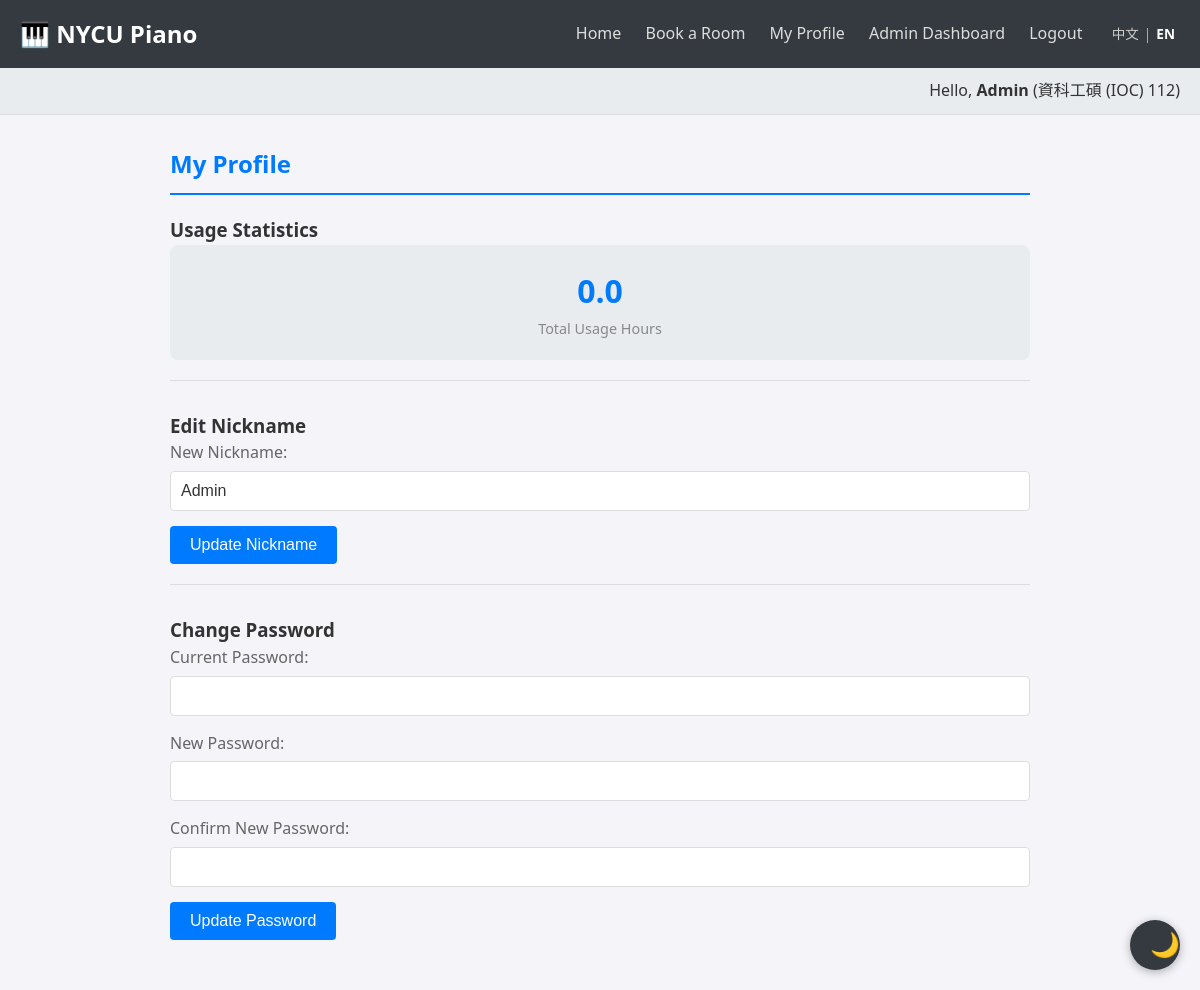
The page /profile.php?lang=en (signed in) on the database its author committed.
### tables this page shows
CREATE TABLE IF NOT EXISTS users (
    id INT AUTO_INCREMENT PRIMARY KEY,
    student_id VARCHAR(50) NOT NULL UNIQUE,
    password VARCHAR(255) NOT NULL,
    real_name VARCHAR(100) NOT NULL,
    nickname VARCHAR(100),
    department VARCHAR(100),
    grade VARCHAR(20),
    role ENUM('admin', 'member') DEFAULT 'member',
    total_usage_hours FLOAT DEFAULT 0,
    status ENUM('active', 'banned') DEFAULT 'active',
    FOREIGN KEY (student_id) REFERENCES allowed_student_ids(student_id) ON DELETE CASCADE
);

### lang.php (called while the page is built, shortened)
<?php
$currentLang = $_SESSION['lang'];
function __($key) {
    global $translations, $currentLang;
    return isset($translations[$currentLang][$key]) ? $translations[$currentLang][$key] : $key;
}
?>

### profile.php (the view, shortened to what this page needs)
<?php
require 'db_connect.php';
require 'lang.php';
$stmt = $pdo->prepare("SELECT * FROM users WHERE id = ?");
$stmt->execute([$_SESSION['user_id']]);
$user = $stmt->fetch();
include 'header.php';
?>
<div class="container">
    <h2 class="section-title"><?php echo __('my_profile'); ?></h2>
    <div class="profile-section">
        <h3><?php echo __('usage_stats'); ?></h3>
        <div class="stat-box">
            <div class="stat-value"><?php echo number_format($user['total_usage_hours'], 1); ?></div>
            <div class="stat-label"><?php echo __('total_hours'); ?></div>
        </div>
    </div>
    <div class="profile-section">
        <h3><?php echo __('edit_nickname'); ?></h3>
        <form method="POST">
            <div class="form-group">
                <label><?php echo __('new_nickname'); ?>:</label>
                <input type="text" name="new_nickname" value="<?php echo htmlspecialchars($user['nickname']); ?>" required>
            </div>
            <button type="submit" name="update_nickname" class="btn btn-primary"><?php echo __('update_nickname'); ?></button>
        </form>
    </div>
    <div class="profile-section">
        <h3><?php echo __('change_password'); ?></h3>
        <form method="POST">
            <div class="form-group">
                <label><?php echo __('current_password'); ?>:</label>
                <input type="password" name="current_password" required>
            </div>
            <div class="form-group">
                <label><?php echo __('new_password'); ?>:</label>
                <input type="password" name="new_password" required>
            </div>
            <div class="form-group">
                <label><?php echo __('confirm_password'); ?>:</label>
                <input type="password" name="confirm_password" required>
            </div>
            <button type="submit" name="update_password" class="btn btn-primary"><?php echo __('update_password'); ?></button>
        </form>
    </div>
</div>
<?php include 'footer.php'; ?>

### header.php (shortened to what this page needs)
<?php
require_once __DIR__ . '/lang.php';
?>
<!DOCTYPE html>
<html lang="<?php echo $currentLang == 'zh' ? 'zh-TW' : 'en'; ?>">
<head>
    <link rel="stylesheet" href="<?php echo isset($isAdmin) && $isAdmin ? '../style.css' : 'style.css'; ?>">
</head>
<body>
    <header>
        <div class="logo">🎹 <?php echo __('site_title'); ?></div>
        <div class="nav-links">
            <?php if (isset($_SESSION['user_id'])): ?>
                <a href="<?php echo isset($isAdmin) && $isAdmin ? '../index.php' : 'index.php'; ?>"><?php echo __('home'); ?></a>
                <a href="<?php echo isset($isAdmin) && $isAdmin ? '../reservations.php' : 'reservations.php'; ?>"><?php echo __('book_room'); ?></a>
                <a href="<?php echo isset($isAdmin) && $isAdmin ? '../profile.php' : 'profile.php'; ?>"><?php echo __('profile'); ?></a>
                <?php if (isset($_SESSION['role']) && $_SESSION['role'] === 'admin'): ?>
                    <a href="<?php echo isset($isAdmin) && $isAdmin ? 'dashboard.php' : 'admin/dashboard.php'; ?>"><?php echo __('admin_dashboard'); ?></a>
                <?php endif; ?>
                <a href="<?php echo isset($isAdmin) && $isAdmin ? '../logout.php' : 'logout.php'; ?>"><?php echo __('logout'); ?></a>
            <?php else: ?>
                <a href="login.php"><?php echo __('login'); ?></a>
                <a href="register.php"><?php echo __('register'); ?></a>
            <?php endif; ?>
            <span class="lang-switch">
                <a href="?lang=zh" class="<?php echo $currentLang == 'zh' ? 'active' : ''; ?>">中文</a>|<a href="?lang=en" class="<?php echo $currentLang == 'en' ? 'active' : ''; ?>">EN</a>
            </span>
        </div>
    </header>
    <?php if (isset($_SESSION['user_id']) && isset($user)): ?>
    <div class="user-info-bar">
        <?php echo __('hello'); ?>, <strong><?php echo htmlspecialchars($user['nickname']); ?></strong>
        (<?php echo htmlspecialchars($user['department']); ?> <?php echo htmlspecialchars($user['grade']); ?><?php echo __('grade_suffix'); ?>)
    </div>
    <?php endif; ?>

### style.css (style rules this page uses)
:root { --bg-primary: #f4f4f9; --bg-secondary: #ffffff; --bg-tertiary: #e9ecef; --text-primary: #333333; --text-secondary: #666666; --text-muted: #888888; --border-color: #dddddd; --accent-color: #007bff; --accent-hover: #0056b3; --header-bg: #343a40; --header-text: #ffffff; --card-shadow: rgba(0, 0, 0, 0.1); --success-bg: #d4edda; --success-text: #155724; --error-bg: #f8d7da; --error-text: #721c24; --btn-primary: #007bff; --btn-success: #28a745; --btn-danger: #dc3545; --btn-warning: #ffc107; }
* { box-sizing: border-box; margin: 0; padding: 0; }
body { font-family: 'Segoe UI', Tahoma, Geneva, Verdana, sans-serif; background-color: var(--bg-primary); color: var(--text-primary); line-height: 1.6; transition: background-color 0.3s ease, color 0.3s ease; }
a { color: var(--accent-color); text-decoration: none; transition: color 0.2s; }
header { background-color: var(--header-bg); color: var(--header-text); padding: 15px 20px; display: flex; justify-content: space-between; align-items: center; }
.logo { font-size: 1.5em; font-weight: bold; }
.nav-links a { color: #ddd; text-decoration: none; margin-left: 20px; transition: color 0.3s; }
.user-info-bar { background: var(--bg-tertiary); padding: 10px 20px; text-align: right; border-bottom: 1px solid var(--border-color); }
.container { max-width: 900px; margin: 30px auto; padding: 0 20px; }
.section-title { border-bottom: 2px solid var(--accent-color); padding-bottom: 10px; margin-bottom: 20px; color: var(--accent-color); }
.form-group { margin-bottom: 15px; }
.form-group label { display: block; margin-bottom: 5px; color: var(--text-secondary); }
.form-group input, .form-group textarea, .form-group select { width: 100%; padding: 10px; border: 1px solid var(--border-color); border-radius: 4px; background-color: var(--bg-secondary); color: var(--text-primary); font-size: 1em; }
button, .btn { display: inline-block; padding: 10px 20px; border: none; border-radius: 4px; cursor: pointer; font-size: 1em; transition: background-color 0.2s, opacity 0.2s; }
.btn-primary { background-color: var(--btn-primary); color: white; }
.lang-switch { font-size: 0.85em; margin-left: 20px; color: #aaa; }
.lang-switch a { color: #ccc; margin: 0 5px; }
.lang-switch a.active { color: white; font-weight: bold; }
.profile-section { margin-bottom: 30px; padding-bottom: 20px; border-bottom: 1px solid var(--border-color); }
.profile-section:last-child { border-bottom: none; }
.stat-box { background-color: var(--bg-tertiary); padding: 20px; border-radius: 8px; text-align: center; }
.stat-value { font-size: 2em; font-weight: bold; color: var(--accent-color); }
.stat-label { color: var(--text-muted); font-size: 0.9em; }

### rows shown on the page
users: nickname "Admin", department "資科工碩 (IOC)", grade "112", total_usage_hours "0.0", new_nickname "Admin"

### other values the page prints
__('site_title') "NYCU Piano"
__('home') "Home"
__('book_room') "Book a Room"
__('profile') "My Profile"
__('admin_dashboard') "Admin Dashboard"
__('logout') "Logout"
__('hello') "Hello"
__('my_profile') "My Profile"
__('usage_stats') "Usage Statistics"
__('total_hours') "Total Usage Hours"
__('edit_nickname') "Edit Nickname"
__('new_nickname') "New Nickname"
__('update_nickname') "Update Nickname"
__('change_password') "Change Password"
__('current_password') "Current Password"
